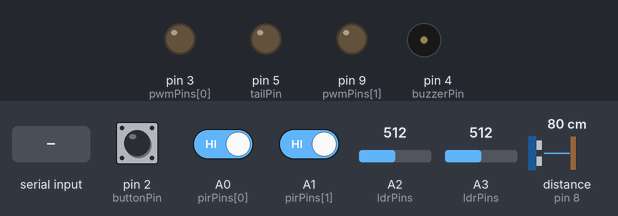
Bench run of a sketch on a simulated Arduino Uno, built with avr-gcc and run on an emulated ATmega328P. On the bench: output pins drawn as LEDs (lit = HIGH), buzzer (waves = sounding, pin HIGH). Wiring (inferred from the names in the program): ultrasonic range finder: trigger pin 7; echo pin 8. The test bench sets the inputs (shaded band); at power-on: distance to the obstacle (sensor on pin 8) 80 cm, pin 2 (buttonPin) HIGH, A2 (ldrPins) = 512, A3 (ldrPins) = 512, A0 (pirPins[0]) HIGH, A1 (pirPins[1]) HIGH. The echo pulse lasts 58.3 µs per cm; pins used as bus, display or sensor lines are not drawn; what the sketch prints to the serial monitor is not drawn.

Above: at 1.2 s.
1.3 s: distance to the obstacle (sensor on pin 8) set to 2 cm
5.0 s: pin 2 (buttonPin) pulled LOW for 0.15 s
At 7.5 s:
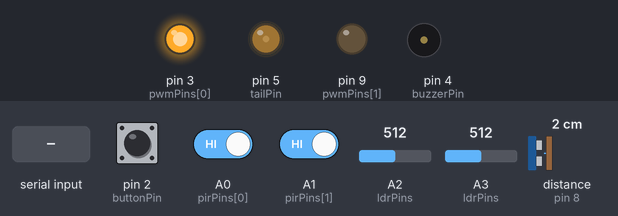
8.5 s: A2 (ldrPins) set to 786
10.0 s: A2 (ldrPins) set to 810
At 11.94 s:
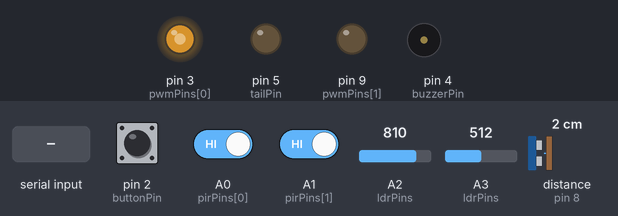
13.7 s: "LIGHT:ALL:100%\n" received over Serial
At 16.3 s:
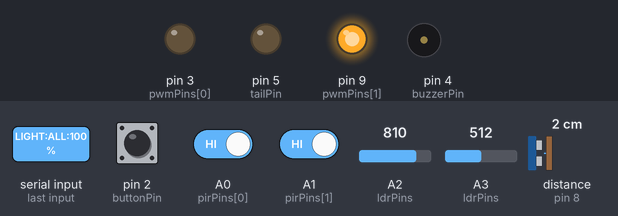
17.2 s: A3 (ldrPins) set to 787
18.7 s: A3 (ldrPins) set to 810
At 20.75 s:
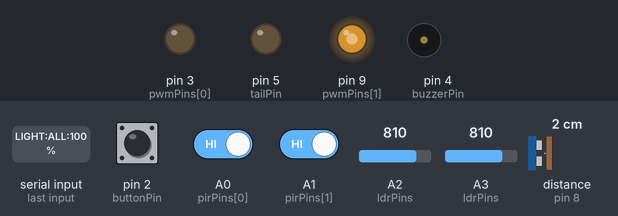
Timing chart, 0 to 23.4 s (numbered marks = the images above; inputs shaded):
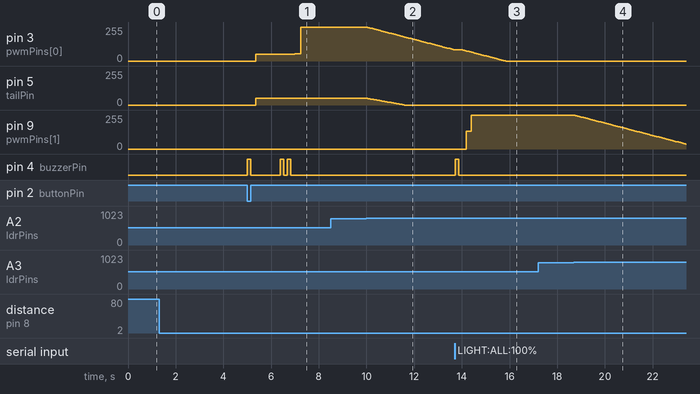

The sketch:

arduino_firmware.ino
```cpp
// ===== البنات =====
const int corridors = 2;
int pirPins[corridors] = {A0, A1};
int pwmPins[corridors] = {3, 9};   // ممر 1: أول 4 ليدات (موسفت) | ممر 2: كله
int ldrPins[corridors] = {A2, A3};
const int tailPin = 5;             // ممر 1: الـ 4 التانيين (ترانزستور)
const int trigPin = 7;
const int echoPin = 8;
int buttonPin = 2;
int buzzerPin = 4;

// ===== الإعدادات =====
const int levels[] = {255, 178, 115, 51};
const int levelCount = 4;
const int inactiveBrightness = 0;
const int daylightBrightness = 0;
const int ecoMax = 51;             // 20% من 255

const int dayOn = 800;
const int dayOff = 700;
const bool debug = false;          // false لضمان إرسال JSON نقي للسيرفر
const bool debugHand = false;

// فلترة الحركة (للتكييف)
const unsigned long pirConfirmMs = 300;

// إشارة الإيد
const int handMaxCm = 30;
const int handTolerance = 3;
const unsigned long handHold = 5000;
const unsigned long usInterval = 80;

const unsigned long holdTime = 8000;
const unsigned long levelTime = 3000;
const unsigned long fadeSlow = 20;
const unsigned long fadeFast = 1;
const unsigned long fadeEco = 30;
const unsigned long graceTime = 4000;

// ===== المتغيرات =====
int mode = 0;
bool lastButtonState = HIGH;
unsigned long lastButtonTime = 0;
unsigned long ignoreUntil = 0;
unsigned long lastPrint = 0;
unsigned long lastApiTelemetry = 0;

int levelIndex[corridors] = {3, 3};
int current[corridors] = {0, 0};
int target[corridors] = {0, 0};
bool isDay[corridors] = {false, false};

unsigned long lastMotion[corridors] = {0, 0};
unsigned long lastLevelChange[corridors] = {0, 0};
unsigned long lastFade[corridors] = {0, 0};
unsigned long pirFirstHigh[corridors] = {0, 0};

int naturalTarget0 = 0;
int tailCurrent = 0;
int tailTarget = 0;
unsigned long tailLastFade = 0;

bool economy = false;
bool handActive = false;
bool handLatched = false;
int handRef = 0;
unsigned long handStart = 0;
unsigned long lastUs = 0;

// ===== دوال الـ Buzzer =====
void beep(int times) {
  for (int i = 0; i < times; i++) {
    digitalWrite(buzzerPin, HIGH);
    delay(150);
    digitalWrite(buzzerPin, LOW);
    delay(150);
  }
}

void longBeep() {
  digitalWrite(buzzerPin, HIGH);
  delay(600);
  digitalWrite(buzzerPin, LOW);
}

bool isActive(int c) {
  return (mode == 3 || mode == c + 1);
}

int readLdr(int pin) {
  long sum = 0;
  for (int i = 0; i < 5; i++) sum += analogRead(pin);
  return sum / 5;
}

// فلترة الحركة
bool motionConfirmed(int c, unsigned long now) {
  if (digitalRead(pirPins[c]) == LOW) {
    pirFirstHigh[c] = 0;
    return false;
  }
  if (pirFirstHigh[c] == 0) pirFirstHigh[c] = now;
  return (now - pirFirstHigh[c] >= pirConfirmMs);
}

int readDistanceCm() {
  digitalWrite(trigPin, LOW);
  delayMicroseconds(2);
  digitalWrite(trigPin, HIGH);
  delayMicroseconds(10);
  digitalWrite(trigPin, LOW);
  unsigned long d = pulseIn(echoPin, HIGH, 12000);
  if (d == 0) return -1;
  return (int)(d * 0.034 / 2);
}

void checkHand(unsigned long now) {
  if (now - lastUs < usInterval) return;
  lastUs = now;

  int d = readDistanceCm();
  bool present = (d > 0 && d <= handMaxCm);

  if (present) {
    if (!handActive) {
      handActive = true;
      handStart = now;
      handRef = d;
    }
    else if (abs(d - handRef) > handTolerance) {
      handStart = now;
      handRef = d;
    }
    else if (!handLatched && now - handStart >= handHold) {
      handLatched = true;
      economy = !economy;
      if (economy) beep(2);
      else beep(1);
    }
  } else {
    handActive = false;
    handLatched = false;
  }
}

// معالجة أوامر السيرفر والداشبورد وبوت التليجرام
void handleIncomingCommands() {
  if (Serial.available() > 0) {
    String cmd = Serial.readStringUntil('\n');
    cmd.trim();
    if (cmd == "LIGHT:ALL:100%" || cmd == "LIGHT:1:100%" || cmd == "LIGHT:2:100%") {
      mode = 3;
      beep(1);
    } else if (cmd == "LIGHT:ALL:OFF" || cmd == "LIGHT:1:OFF" || cmd == "LIGHT:2:OFF") {
      mode = 0;
      longBeep();
    } else if (cmd == "LIGHT:ALL:AUTO" || cmd == "LIGHT:ALL:20%") {
      mode = 3;
    }
  }
}

// ===== setup =====
void setup() {
  Serial.begin(9600);
  pinMode(buttonPin, INPUT_PULLUP);
  pinMode(buzzerPin, OUTPUT);
  pinMode(trigPin, OUTPUT);
  pinMode(echoPin, INPUT);
  pinMode(tailPin, OUTPUT);
  analogWrite(tailPin, 0);

  for (int c = 0; c < corridors; c++) {
    pinMode(pirPins[c], INPUT);
    pinMode(pwmPins[c], OUTPUT);
    analogWrite(pwmPins[c], current[c]);
  }

  // رسالة المصافحة للسيرفر ليعرف أن الأردوينو متصل بـ 2 ممرات تلقائياً
  Serial.println("SYSTEM_READY:WAREHOUSE:1:AISLES:2");
}

// ===== loop =====
void loop() {
  unsigned long now = millis();

  // استقبال أي أوامر من السيرفر
  handleIncomingCommands();

  // الزرار
  bool buttonState = digitalRead(buttonPin);
  if (buttonState == LOW && lastButtonState == HIGH && now - lastButtonTime > 200) {
    lastButtonTime = now;
    mode = (mode + 1) % 4;
    if (mode == 0) longBeep();
    else beep(mode);
    ignoreUntil = millis() + graceTime;
  }
  lastButtonState = buttonState;

  // إشارة الإيد (Ultrasonic)
  checkHand(now);

  for (int c = 0; c < corridors; c++) {
    bool active = isActive(c);

    if (!active) {
      levelIndex[c] = levelCount - 1;
      target[c] = (mode == 0) ? 0 : inactiveBrightness;
    }
    else {
      int light = readLdr(ldrPins[c]);
      if (!isDay[c] && light > dayOn) isDay[c] = true;
      else if (isDay[c] && light < dayOff) isDay[c] = false;

      if (motionConfirmed(c, now) && now >= ignoreUntil) {
        lastMotion[c] = now;
        lastLevelChange[c] = now;
        levelIndex[c] = 0;
      }
      else if (levelIndex[c] < levelCount - 1 &&
               now - lastMotion[c] >= holdTime &&
               now - lastLevelChange[c] >= levelTime) {
        levelIndex[c]++;
        lastLevelChange[c] = now;
      }

      if (isDay[c]) target[c] = daylightBrightness;
      else target[c] = levels[levelIndex[c]];
    }

    if (c == 0) {
      naturalTarget0 = target[0];
      if (economy && active && !isDay[0]) target[0] = 255;
    }

    unsigned long interval = (!active || target[c] > current[c]) ? fadeFast : fadeSlow;
    if (current[c] != target[c] && now - lastFade[c] >= interval) {
      lastFade[c] = now;
      if (current[c] < target[c]) current[c]++;
      else current[c]--;
      analogWrite(pwmPins[c], current[c]);
    }
  }

  // الـ 4 التانيين (Tail)
  tailTarget = economy ? min(naturalTarget0, ecoMax) : naturalTarget0;

  unsigned long tailInterval;
  if (tailTarget > tailCurrent) tailInterval = fadeFast;
  else tailInterval = economy ? fadeEco : fadeSlow;

  if (tailCurrent != tailTarget && now - tailLastFade >= tailInterval) {
    tailLastFade = now;
    if (tailCurrent < tailTarget) tailCurrent++;
    else tailCurrent--;
    analogWrite(tailPin, tailCurrent);
  }

  // ============================================================
  // إرسال الـ JSON التلقائي للسيرفر والـ API كل 800 مللي ثانية
  // ============================================================
  if (now - lastApiTelemetry >= 800) {
    lastApiTelemetry = now;

    int m1 = digitalRead(pirPins[0]);
    int m2 = digitalRead(pirPins[1]);
    int d1 = (current[0] * 100) / 255;
    int d2 = (current[1] * 100) / 255;
    int luxAvg = (readLdr(ldrPins[0]) + readLdr(ldrPins[1])) / 2;

    // JSON Format المتوافق 100% مع server.py
    Serial.print("{\"warehouse\":1,\"aisle_count\":2,\"aisles\":[");
    Serial.print("{\"id\":1,\"motion\":");
    Serial.print(m1);
    Serial.print(",\"dim\":");
    Serial.print(d1);
    Serial.print("},{\"id\":2,\"motion\":");
    Serial.print(m2);
    Serial.print(",\"dim\":");
    Serial.print(d2);
    Serial.print("}],\"lux\":");
    Serial.print(luxAvg);
    Serial.print(",\"economy\":");
    Serial.print(economy ? 1 : 0);
    Serial.println("}");
  }
}
```

Measured:
- the behaviour switches between 800 and 801 on A2 (ldrPins) (found by bisection; images 1 and 2)
- the behaviour switches between 800 and 801 on A3 (ldrPins) (found by bisection; images 3 and 4)
- after the input at 1.3 s, every drawn part: stays the same
- after the input at 5.0 s, pin 3 (pwmPins[0]): 0/255 → 51/255 after 0.35 s, → 53/255 1.6 s later, → 255/255 0.27 s later; pin 5 (tailPin): 0/255 → 51/255 after 0.35 s
- after the input at 8.5 s, every drawn part: stays the same
- after the input at 10.0 s, pin 3 (pwmPins[0]): moves from 255/255 to 84/255 over 3.7 s, starting at once; pin 5 (tailPin): moves from 51/255 to 0/255 over 1.6 s, starting at once
- after the input at 13.7 s, pin 9 (pwmPins[1]): 0/255 → 135/255 after 0.49 s, → 255/255 0.21 s later; pin 4 (buzzerPin): LOW → HIGH at once, → LOW 0.15 s later
- after the input at 17.2 s, every drawn part: stays the same
- after the input at 18.7 s, pin 9 (pwmPins[1]): moves from 255/255 to 37/255 over 4.7 s, starting at once
